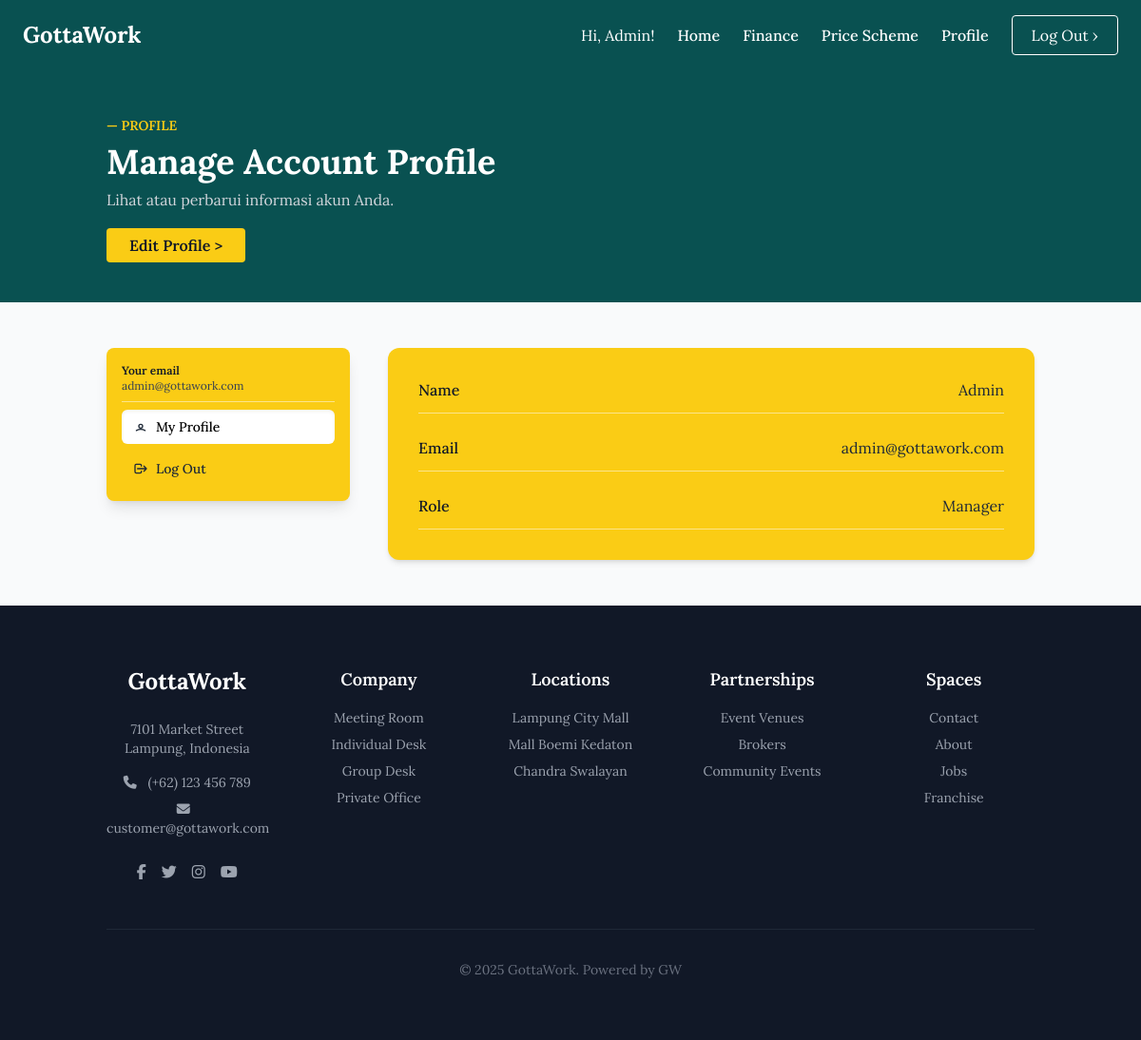
Before: /manager/profile.php (signed in) with the older database file.
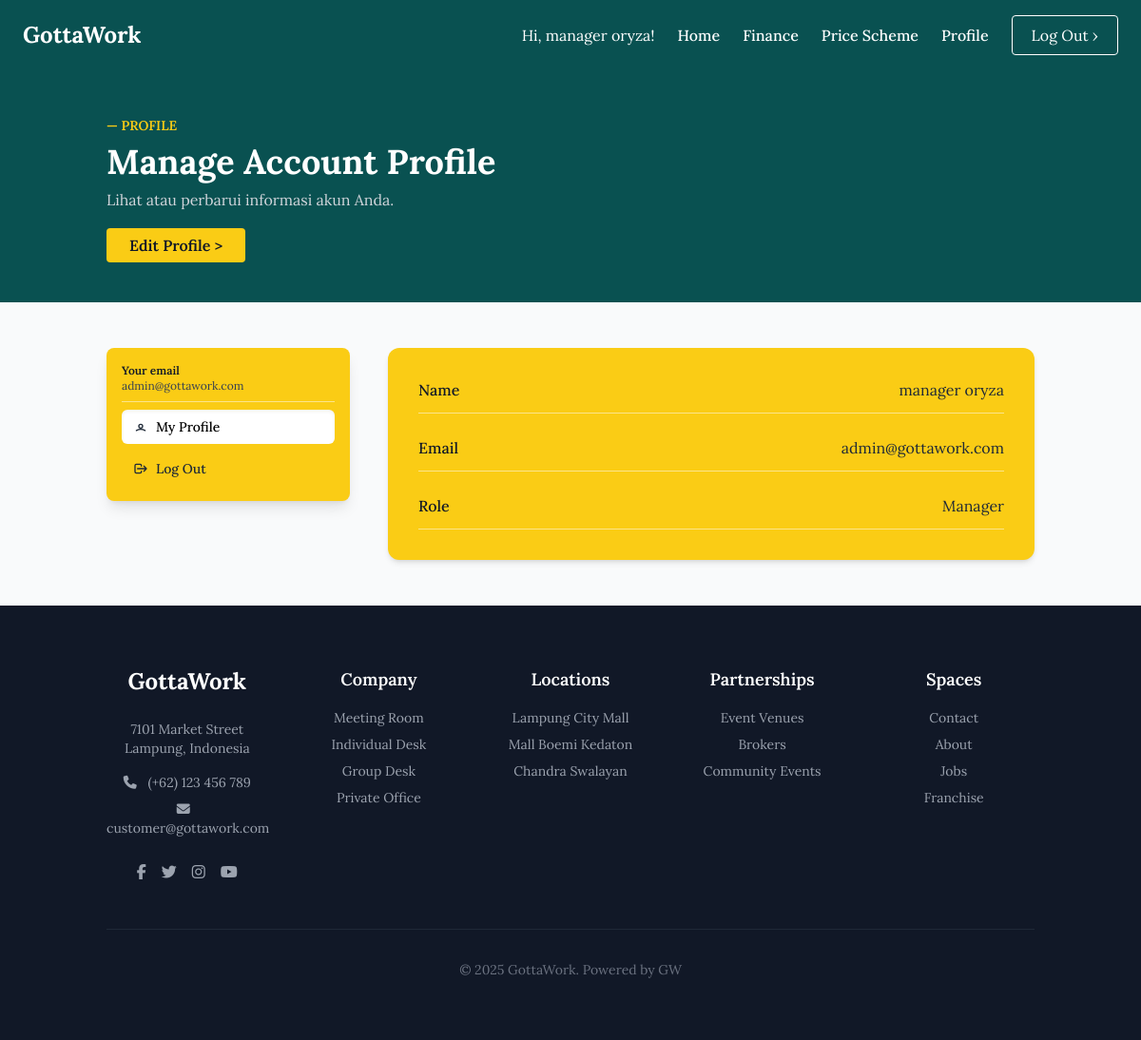
After: the same page with the newer database file.
### tables this page shows
CREATE TABLE `users` (
  `id` int NOT NULL,
  `name` varchar(100) NOT NULL,
  `email` varchar(100) NOT NULL,
  `role` enum('Customer','Manager','Staff') NOT NULL,
  `password` varchar(255) NOT NULL,
  `created_at` timestamp NULL DEFAULT CURRENT_TIMESTAMP
);

### manager/profile.php (the view, shortened to what this page needs)
<?php
require_once '../db.php';
$current_user_id = (int)$_SESSION['id'];
try {
    $sql = "SELECT * FROM users WHERE id = :id";
    $stmt = $conn->prepare($sql);
    $stmt->bindParam(':id', $current_user_id, PDO::PARAM_INT);
    $stmt->execute();
    $stmt->setFetchMode(PDO::FETCH_ASSOC);
    $user = $stmt->fetch();
} catch (PDOException $e) {
    die("Error saat mengambil data pengguna: " . $e->getMessage());
}
?>
<!DOCTYPE html>
<html lang="en">
<head>
    <script src="https://cdn.tailwindcss.com"></script>
</head>
<body class="flex flex-col min-h-screen bg-gray-50">
    <div class="flex-grow">
        <?php
          $active_page = 'profile';
          require_once '../includes/header_manager.php';
        ?>
        <div class="bg-custom-gray text-white">
            <section class="container mx-auto px-6 py-12">
                <h4 class="text-yellow-400 font-semibold uppercase text-sm mb-2">— PROFILE</h4>
                <h2 class="text-3xl md:text-4xl font-bold">Manage Account Profile</h2>
                <p class="text-gray-300 mt-2 max-w-2xl">Lihat atau perbarui informasi akun Anda.</p>
                <div class="mt-6">
                    <a href="edit_profile.php" class="bg-yellow-400 text-gray-900 font-semibold px-6 py-2 rounded hover:bg-yellow-300">
                        Edit Profile &gt;
                    </a>
                </div>
            </section>
        </div>
        <main class="container mx-auto py-12 px-6">
            <div class="flex flex-col md:flex-row gap-8 lg:gap-10">
                <div class="w-full md:w-64 flex-shrink-0 bg-yellow-400 rounded-lg shadow-lg p-4 space-y-2 self-start">
                    <div>
                      <p class="text-xs font-semibold text-gray-900">Your email</p>
                      <p class="text-xs text-gray-700 break-words"><?= htmlspecialchars($user['email']) ?></p>
                    </div>
                    <hr class="border-t border-white/50">
                    <div class="w-full flex items-center justify-between px-3 py-2 bg-white text-sm font-medium rounded-md shadow-inner">
                      <div class="flex items-center gap-2 text-black">
                        <svg class="w-4 h-4 text-gray-800" fill="none" stroke="currentColor" stroke-width="2" viewBox="0 0 24 24"><path stroke-linecap="round" stroke-linejoin="round" d="M5.121 17.804A13.937 13.937 0 0112 16c2.5 0 4.847.655 6.879 1.804M15 11a3 3 0 11-6 0 3 3 0 016 0z" /></svg>
                        My Profile
                      </div>
                    </div>
                    <form action="../logout.php" method="POST">
                        <button type="submit" class="w-full flex items-center gap-2 px-3 py-2 text-sm font-medium text-gray-800 hover:bg-gray-100 rounded-md transition">
                            <svg class="w-4 h-4" fill="none" stroke="currentColor" stroke-width="2" viewBox="0 0 24 24"><path stroke-linecap="round" stroke-linejoin="round" d="M17 16l4-4m0 0l-4-4m4 4H7m6 4v1a2 2 0 01-2 2H5a2 2 0 01-2-2V7a2 2 0 012-2h6a2 2 0 012 2v1" /></svg>
                            Log Out
                        </button>
                    </form>
                </div>
                <div id="profile" class="bg-yellow-400 rounded-xl w-full p-6 sm:p-8 shadow-md">
                    <div class="space-y-6 text-sm sm:text-base text-gray-900">
                        <div class="border-b border-white/50 pb-3 flex flex-col sm:flex-row justify-between">
                          <span class="font-medium">Name</span>
                          <span class="font-light text-gray-800"><?= htmlspecialchars($user['name']) ?></span>
                        </div>
                        <div class="border-b border-white/50 pb-3 flex flex-col sm:flex-row justify-between">
                          <span class="font-medium">Email</span>
                          <span class="font-light text-gray-800 break-all"><?= htmlspecialchars($user['email']) ?></span>
                        </div>
                        <div class="border-b border-white/50 pb-3 flex flex-col sm:flex-row justify-between">
                          <span class="font-medium">Role</span>
                          <span class="font-light text-gray-800"><?= htmlspecialchars($user['role']) ?></span>
                        </div>
                    </div>
                </div>
            </div>
        </main>
    </div>
    <?php
        require_once '../includes/footer.php';
    ?>
</body>
</html>

### includes/header_manager.php (shortened to what this page needs)
<?php
$active_page = $active_page ?? 'home';
function is_manager_nav_active($page, $active_page) {
    return $page === $active_page ? 'text-orange-400 font-bold' : 'text-white hover:text-orange-400 font-medium';
}
?>
<header class="bg-custom-gray bg-[#095151]">
  <div class="container mx-auto px-6 py-4 max-w-7xl">
    <div class="flex items-center justify-between">
      <a href="manager_homepage.php" class="text-white text-2xl font-bold">GottaWork</a>
      <nav class="hidden md:flex items-center space-x-6">
        <span class="text-white">Hi, <?= htmlspecialchars($_SESSION['name'] ?? 'Manager') ?>!</span>
        <a href="manager_homepage.php" class="<?= is_manager_nav_active('Home', $active_page) ?>">Home</a>
        <a href="finance.php" class="<?= is_manager_nav_active('Finance', $active_page) ?>">Finance</a>
        <a href="manager_skematarif.php" class="<?= is_manager_nav_active('Price Scheme', $active_page) ?>">Price Scheme</a>
        <a href="profile.php" class="<?= is_manager_nav_active('Profile', $active_page) ?>">Profile</a>
        <a href="../logout.php" class="ml-4 border border-white text-white px-5 py-2 rounded hover:bg-white hover:bg-opacity-10 transition-colors">Log Out ›</a>
      </nav>
    </div>
  </div>
</header>

### includes/footer.php (shortened to what this page needs)
<footer class="bg-gray-900 text-white py-16">
  <div class="container mx-auto px-6">
    <div class="grid grid-cols-2 sm:grid-cols-3 md:grid-cols-5 gap-8">
      <div class="col-span-2 sm:col-span-3 md:col-span-1 text-center">
        <h2 class="text-2xl font-bold mb-6">GottaWork</h2>
        <p class="text-gray-400 mb-4 text-sm">7101 Market Street Lampung, Indonesia</p>
        <p class="text-gray-400 mb-2 text-sm"><i class="fas fa-phone mr-2"></i> (+62) 123 456 789</p>
        <p class="text-gray-400 mb-6 text-sm"><i class="fas fa-envelope mr-2"></i> customer@gottawork.com</p>
        <div class="flex space-x-4 justify-center">
          <a href="#" class="text-gray-400 hover:text-white"><i class="fab fa-facebook-f"></i></a>
          <a href="#" class="text-gray-400 hover:text-white"><i class="fab fa-twitter"></i></a>
          <a href="#" class="text-gray-400 hover:text-white"><i class="fab fa-instagram"></i></a>
          <a href="#" class="text-gray-400 hover:text-white"><i class="fab fa-youtube"></i></a>
        </div>
      </div>
      <div class="col-span-1 text-center">
        <h3 class="text-lg font-semibold mb-4">Company</h3>
        <ul class="space-y-2 text-sm">
          <li><a href="#" class="text-gray-400 hover:text-white">Meeting Room</a></li>
          <li><a href="#" class="text-gray-400 hover:text-white">Individual Desk</a></li>
          <li><a href="#" class="text-gray-400 hover:text-white">Group Desk</a></li>
          <li><a href="#" class="text-gray-400 hover:text-white">Private Office</a></li>
        </ul>
      </div>
      <div class="col-span-1 text-center">
        <h3 class="text-lg font-semibold mb-4">Locations</h3>
        <ul class="space-y-2 text-sm">
          <li><a href="#" class="text-gray-400 hover:text-white">Lampung City Mall</a></li>
          <li><a href="#" class="text-gray-400 hover:text-white">Mall Boemi Kedaton</a></li>
          <li><a href="#" class="text-gray-400 hover:text-white">Chandra Swalayan</a></li>
        </ul>
      </div>
      <div class="col-span-1 text-center">
        <h3 class="text-lg font-semibold mb-4">Partnerships</h3>
        <ul class="space-y-2 text-sm">
          <li><a href="#" class="text-gray-400 hover:text-white">Event Venues</a></li>
          <li><a href="#" class="text-gray-400 hover:text-white">Brokers</a></li>
          <li><a href="#" class="text-gray-400 hover:text-white">Community Events</a></li>
        </ul>
      </div>
      <div class="col-span-1 text-center">
        <h3 class="text-lg font-semibold mb-4">Spaces</h3>
        <ul class="space-y-2 text-sm">
          <li><a href="#" class="text-gray-400 hover:text-white">Contact</a></li>
          <li><a href="#" class="text-gray-400 hover:text-white">About</a></li>
          <li><a href="#" class="text-gray-400 hover:text-white">Jobs</a></li>
          <li><a href="#" class="text-gray-400 hover:text-white">Franchise</a></li>
        </ul>
      </div>
    </div>
    <div class="border-t border-gray-800 mt-12 pt-8 text-center text-gray-500 text-sm">
      © 2025 GottaWork. Powered by GW
    </div>
  </div>
</footer>

### manager/profile.php (style rules this page uses)
body { font-family: 'Lora', serif; }
.bg-custom-gray { background-color: #095151; }

Changed rows visible on the page:
changed users "admin@gottawork.com": name "Admin" → "manager oryza"
Other visible differences:
$_SESSION['name']: "Admin" → "manager oryza"
